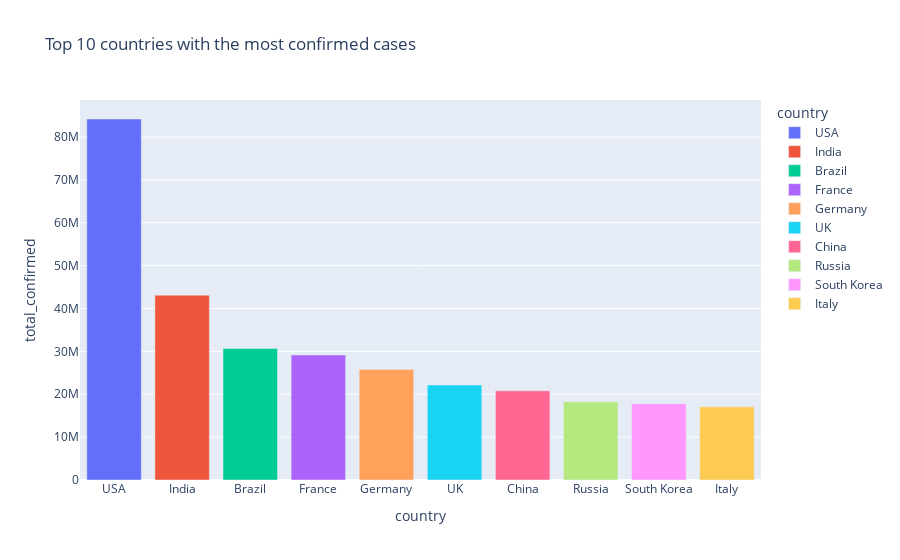

Here is the notebook cell this chart was saved with:
### Code cell
sorted_all = summary_data_df_copy.sort_values(by='total_confirmed', ascending=False)

fig = px.bar(
    sorted_all.head(10),
    x ='country',
    y = 'total_confirmed',
    color='country',
    title='Top 10 countries with the most confirmed cases',
)

fig.show()

### Figure 1 — Plotly figure (JSON) as saved in the notebook; plotly's stock layout.template omitted (floating-point values rounded to 4 significant figures)
{"data": [{"hovertemplate": "country=%{x}<br>total_confirmed=%{y}<extra></extra>", "legendgroup": "USA", "marker": {"color": "#636efa", "pattern": {"shape": ""}}, "name": "USA", "orientation": "v", "showlegend": true, "textposition": "auto", "type": "bar", "x": ["USA"], "xaxis": "x", "y": [84209473], "yaxis": "y"}, {"hovertemplate": "country=%{x}<br>total_confirmed=%{y}<extra></extra>", "legendgroup": "India", "marker": {"color": "#EF553B", "pattern": {"shape": ""}}, "name": "India", "orientation": "v", "showlegend": true, "textposition": "auto", "type": "bar", "x": ["India"], "xaxis": "x", "y": [43121599], "yaxis": "y"}, {"hovertemplate": "country=%{x}<br>total_confirmed=%{y}<extra></extra>", "legendgroup": "Brazil", "marker": {"color": "#00cc96", "pattern": {"shape": ""}}, "name": "Brazil", "orientation": "v", "showlegend": true, "textposition": "auto", "type": "bar", "x": ["Brazil"], "xaxis": "x", "y": [30682094], "yaxis": "y"}, {"hovertemplate": "country=%{x}<br>total_confirmed=%{y}<extra></extra>", "legendgroup": "France", "marker": {"color": "#ab63fa", "pattern": {"shape": ""}}, "name": "France", "orientation": "v", "showlegend": true, "textposition": "auto", "type": "bar", "x": ["France"], "xaxis": "x", "y": [29160802], "yaxis": "y"}, {"hovertemplate": "country=%{x}<br>total_confirmed=%{y}<extra></extra>", "legendgroup": "Germany", "marker": {"color": "#FFA15A", "pattern": {"shape": ""}}, "name": "Germany", "orientation": "v", "showlegend": true, "textposition": "auto", "type": "bar", "x": ["Germany"], "xaxis": "x", "y": [25780226], "yaxis": "y"}, {"hovertemplate": "country=%{x}<br>total_confirmed=%{y}<extra></extra>", "legendgroup": "UK", "marker": {"color": "#19d3f3", "pattern": {"shape": ""}}, "name": "UK", "orientation": "v", "showlegend": true, "textposition": "auto", "type": "bar", "x": ["UK"], "xaxis": "x", "y": [22159805], "yaxis": "y"}, {"hovertemplate": "country=%{x}<br>total_confirmed=%{y}<extra></extra>", "legendgroup": "China", "marker": {"color": "#FF6692", "pattern": {"shape": ""}}, "name": "China", "orientation": "v", "showlegend": true, "textposition": "auto", "type": "bar", "x": ["China"], "xaxis": "x", "y": [20810000], "yaxis": "y"}, {"hovertemplate": "country=%{x}<br>total_confirmed=%{y}<extra></extra>", "legendgroup": "Russia", "marker": {"color": "#B6E880", "pattern": {"shape": ""}}, "name": "Russia", "orientation": "v", "showlegend": true, "textposition": "auto", "type": "bar", "x": ["Russia"], "xaxis": "x", "y": [18260293], "yaxis": "y"}, {"hovertemplate": "country=%{x}<br>total_confirmed=%{y}<extra></extra>", "legendgroup": "South Korea", "marker": {"color": "#FF97FF", "pattern": {"shape": ""}}, "name": "South Korea", "orientation": "v", "showlegend": true, "textposition": "auto", "type": "bar", "x": ["South Korea"], "xaxis": "x", "y": [17782061], "yaxis": "y"}, {"hovertemplate": "country=%{x}<br>total_confirmed=%{y}<extra></extra>", "legendgroup": "Italy", "marker": {"color": "#FECB52", "pattern": {"shape": ""}}, "name": "Italy", "orientation": "v", "showlegend": true, "textposition": "auto", "type": "bar", "x": ["Italy"], "xaxis": "x", "y": [17057873], "yaxis": "y"}], "layout": {"barmode": "relative", "legend": {"title": {"text": "country"}, "tracegroupgap": 0}, "title": {"text": "Top 10 countries with the most confirmed cases"}, "xaxis": {"anchor": "y", "categoryarray": ["USA", "India", "Brazil", "France", "Germany", "UK", "China", "Russia", "South Korea", "Italy"], "categoryorder": "array", "domain": [0, 1], "title": {"text": "country"}}, "yaxis": {"anchor": "x", "domain": [0, 1], "title": {"text": "total_confirmed"}}}}
